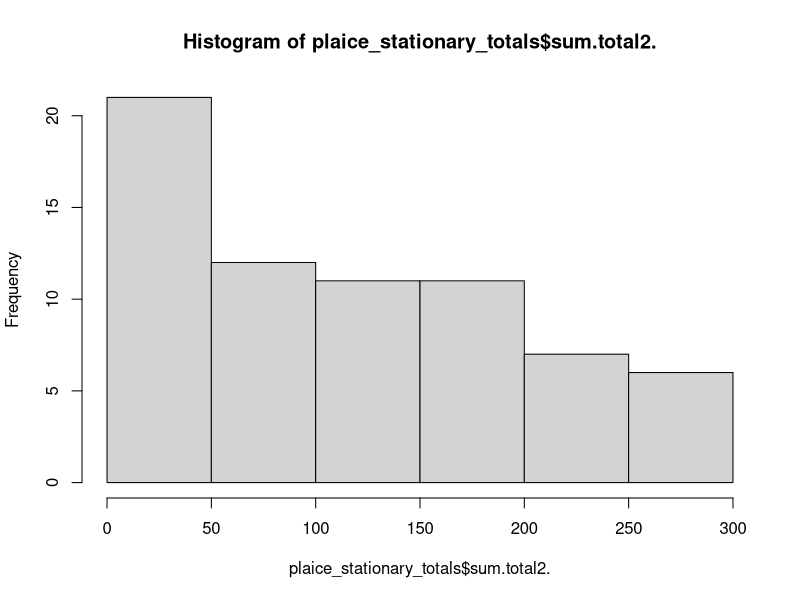
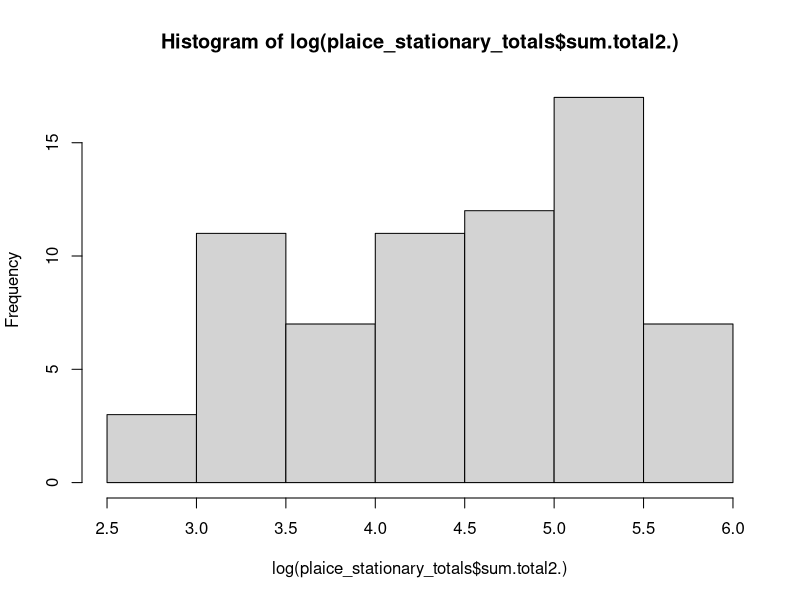
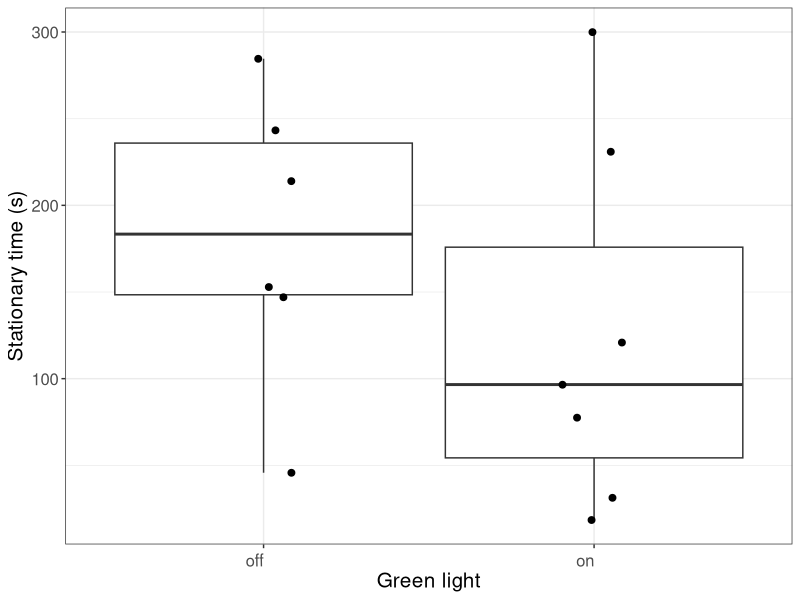
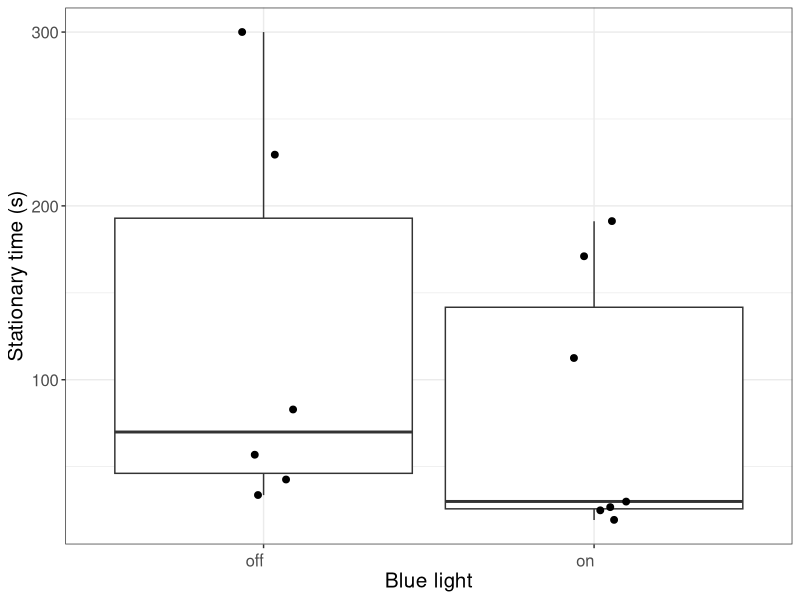
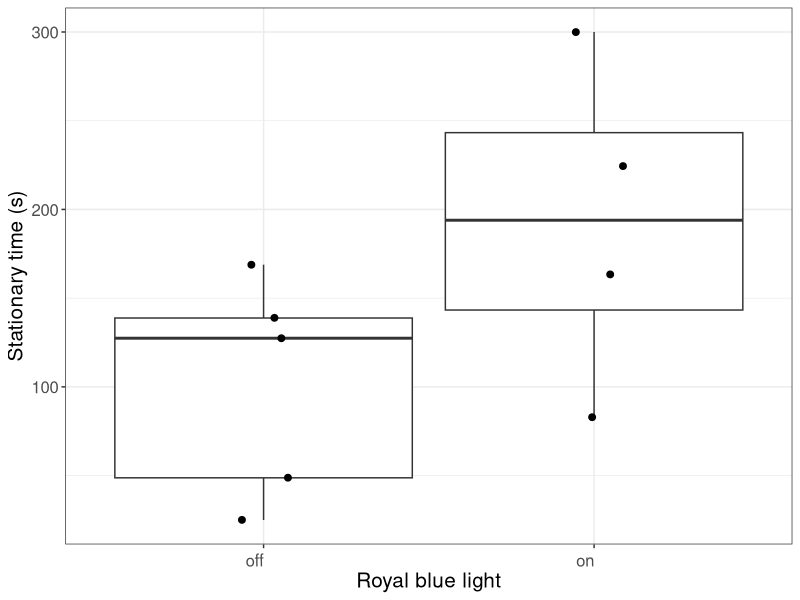
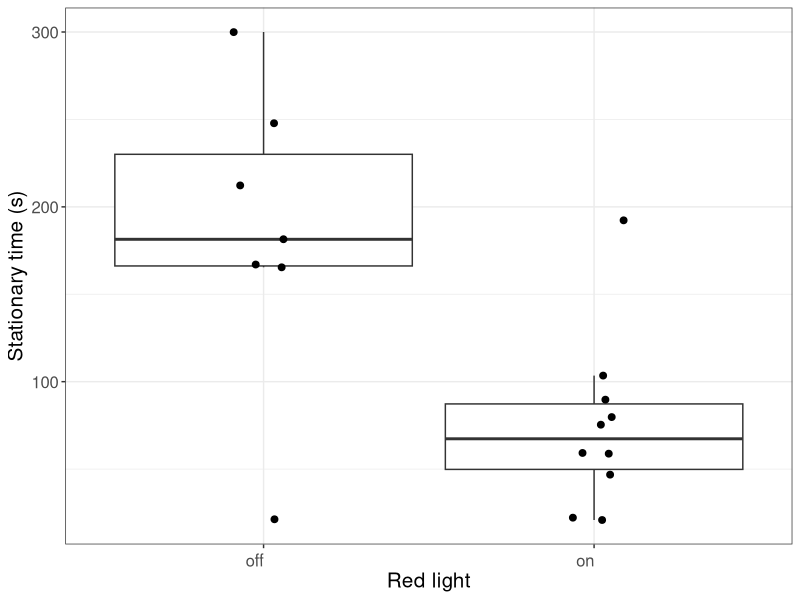
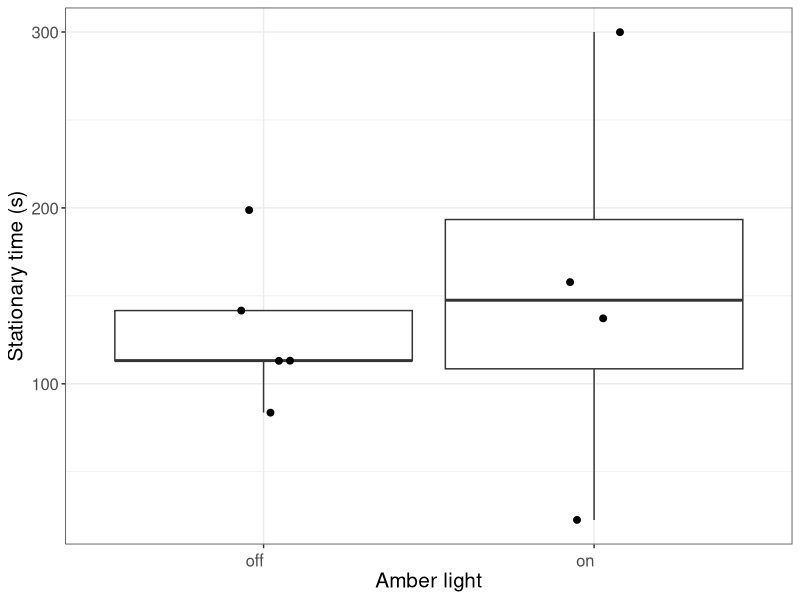
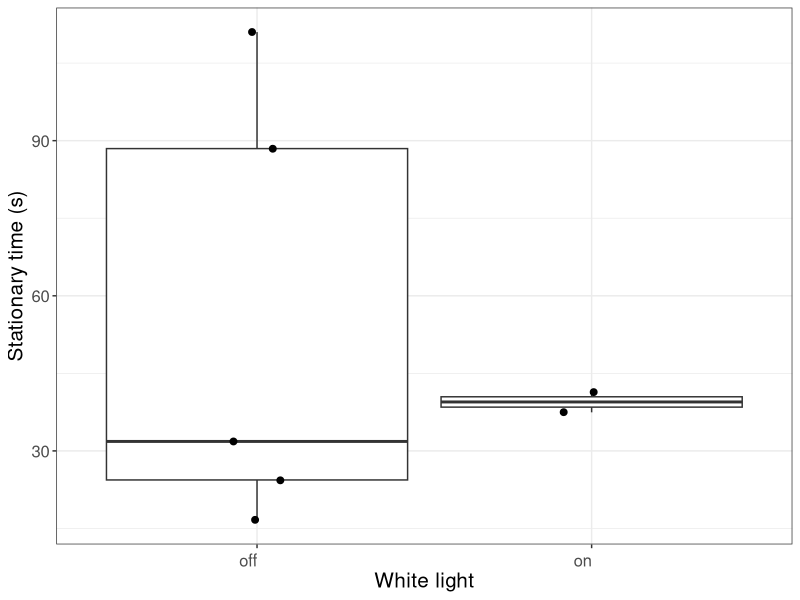

Generate these figures, in order, with R:
##Script for cleaning data from video clips of tank trials at MBA
##tank trials took place between 13th May 2021 and 23rd August 2021
##Consisted of testing 14 plaice
#The tank was 2.5m by 170cm tank, with a blue fabric background and sand/sediment bottom
##subjected fish to light (around 50 watts**, a single LED made by SafetyNet Technologies)for 5 minutes, with 5 mins of no light immediately before
##6 light colours were used - blue, red, green, white, amber, royal blue 
##repeated for continuous and flashing light (8hz)
##one light was at either end of the tank - and I alternated between which side was switched on to rule out a tank-side bias 
##therefore, the light that was not  being switched on at one end of the tank was the control light
##videos analysed to see how fish responded to light, and whether certain colours influenced type of response)
#Behaviour types: 
#Behaviour types: 
#stationary_(light or control) = fish stationary for at least 15 seconds
#stationary_(light or control)_stop = fish starts to move again
##each behaviour was also characterised as either _on or _off 

##out of 14 plaice, only 5 moved (and subsequently only 5 have been analysed, as the other 9 did not move the entire trial)
library(dplyr)
library(ggplot2)
library(ggpubr)
#setwd
plaice_stationary<-read.csv("plaice_stationary.csv")
plaice_stationary2<-plaice_stationary[,-(1)]   

##trials where plaice were stationary entire time
stat_totes<-plaice_stationary2%>% group_by(trial_number, light_colour, light_type) %>%
  filter(time[2]>= 590 & time[1]<=16)
stat_total<- split(stat_totes, paste0(stat_totes$trial_number,sep="_", stat_totes$light_type, sep="_", stat_totes$light_colour))
#10 trials discouted-stationary whole trial
##plus the 9 trials that I didnt include in data sheet (where plaice didnt move)
#9*6
#54*2
#108 trials altogether, plus 10 trials
108+10
##118
##get rid of trials that were stationary the whole time (each trial less than 2 and first value in time column less than 16 seconds are deleted)
stat_filter<-plaice_stationary2%>% group_by(trial_number, light_colour, light_type) %>%
  filter(!(n() <= 2 & time[1]<=16))
###list to see diff group numbers
stat_filter2<-stat_filter%>% group_by(trial_number, light_colour, light_type) %>%
  filter(!(n() <= 1))
trials<- split(stat_filter2, paste0(stat_filter2$trial_number,sep="_", stat_filter2$light_type, sep="_", stat_filter2$light_colour))
##30 different trials that had stationary episodes, but weren't stationary for the whole trial

###Stationary totals for control and exp sides########
plaice_stationary_totals<-read.csv("stationary_total_control_exp.csv")

###Questions-
##Does light affect behaviour? - compare behaviour between 'on' and 'off' codes. 
##Does light colour affect behaviour? - compare behaviour across colours- for 'on' behaviour codes - more time stationary?
##Is there a difference in  behaviour between flashing and continuous light modes? -compare behaviour in across 2 treatments. 
##Do fish become habituated to light- 1) after initial exposure (during individual trial)? - 
#2) after whole trial period? (after exposure to all 6 colour modes)- trial number - does behaviour change depending on trial order


####data exploration#####
hist(plaice_stationary_totals$sum.total2.)
hist(log(plaice_stationary_totals$sum.total2.))
##better


##stationary totals different for on and off??###
green_time_total<-subset(plaice_stationary_totals, plaice_stationary_totals$light_colour=="green")
green_table<-green_time_total %>% 
  group_by(light_mode) %>%
  summarize_at(vars("sum.total2."), funs(mean, sd))

green_time_plot<-ggplot(green_time_total, aes(x=light_mode, y=sum.total2.)) + 
  geom_boxplot(outlier.shape = NA,position=position_dodge(width=1), width=0.9)+
  geom_point(position=position_jitter(width=0.1, height=.1), size=2)+
  labs(x = "Green light", 
       y = "Stationary time (s)")+
  theme_bw()+
  theme(axis.text.x = element_text(angle = 1, vjust = 0.5, hjust=1))+
  theme(text = element_text(size=15))+
  theme(legend.title=element_blank())+
  scale_fill_grey(start = 0.6, end = .9)
green_time_plot

blue_time_total<-subset(plaice_stationary_totals, plaice_stationary_totals$light_colour=="blue")

blue_table<-blue_time_total %>% 
  group_by(light_mode) %>%
  summarize_at(vars("sum.total2."), funs(mean, sd))

blue_time_plot<-ggplot(blue_time_total, aes(x=light_mode, y=sum.total2.)) + 
  geom_boxplot(outlier.shape = NA,position=position_dodge(width=1), width=0.9)+
  geom_point(position=position_jitter(width=0.1, height=.1), size=2)+
  labs(x = "Blue light", 
       y = "Stationary time (s)")+
  theme_bw()+
  theme(axis.text.x = element_text(angle = 1, vjust = 0.5, hjust=1))+
  theme(text = element_text(size=15))+
  theme(legend.title=element_blank())+
  scale_fill_grey(start = 0.6, end = .9)
blue_time_plot

royalblue_time_total<-subset(plaice_stationary_totals, plaice_stationary_totals$light_colour=="royalblue")

royalblue_table<-royalblue_time_total %>% 
  group_by(light_mode) %>%
  summarize_at(vars("sum.total2."), funs(mean, sd))

royalblue_time_plot<-ggplot(royalblue_time_total, aes(x=light_mode, y=sum.total2.)) + 
  geom_boxplot(outlier.shape = NA,position=position_dodge(width=1), width=0.9)+
  geom_point(position=position_jitter(width=0.1, height=.1), size=2)+
  labs(x = "Royal blue light", 
       y = "Stationary time (s)")+
  theme_bw()+
  theme(axis.text.x = element_text(angle = 1, vjust = 0.5, hjust=1))+
  theme(text = element_text(size=15))+
  theme(legend.title=element_blank())+
  scale_fill_grey(start = 0.6, end = .9)
royalblue_time_plot

red_time_total<-subset(plaice_stationary_totals, plaice_stationary_totals$light_colour=="red")

red_table<-red_time_total %>% 
  group_by(light_mode, light_type) %>%
  summarize_at(vars("sum.total2."), funs(mean, sd))

red_time_plot<-ggplot(red_time_total, aes(x=light_mode, y=sum.total2.)) + 
  geom_boxplot(outlier.shape = NA,position=position_dodge(width=1), width=0.9)+
  geom_point(position=position_jitter(width=0.1, height=.1), size=2)+
  labs(x = "Red light", 
       y = "Stationary time (s)")+
  theme_bw()+
  theme(axis.text.x = element_text(angle = 1, vjust = 0.5, hjust=1))+
  theme(text = element_text(size=15))+
  theme(legend.title=element_blank())+
  scale_fill_grey(start = 0.6, end = .9)
red_time_plot

amber_time_total<-subset(plaice_stationary_totals, plaice_stationary_totals$light_colour=="amber")

amber_table<-amber_time_total %>% 
  group_by(light_mode, light_type) %>%
  summarize_at(vars("sum.total2."), funs(mean, sd))

amber_time_plot<-ggplot(amber_time_total, aes(x=light_mode, y=sum.total2.)) + 
  geom_boxplot(outlier.shape = NA,position=position_dodge(width=1), width=0.9)+
  geom_point(position=position_jitter(width=0.1, height=.1), size=2)+
  labs(x = "Amber light", 
       y = "Stationary time (s)")+
  theme_bw()+
  theme(axis.text.x = element_text(angle = 1, vjust = 0.5, hjust=1))+
  theme(text = element_text(size=15))+
  theme(legend.title=element_blank())+
  scale_fill_grey(start = 0.6, end = .9)
amber_time_plot

white_time_total<-subset(plaice_stationary_totals, plaice_stationary_totals$light_colour=="white")

white_table<-white_time_total %>% 
  group_by(light_mode, light_type) %>%
  summarize_at(vars("sum.total2."), funs(mean, sd))

white_time_plot<-ggplot(white_time_total, aes(x=light_mode, y=sum.total2.)) + 
  geom_boxplot(outlier.shape = NA,position=position_dodge(width=1), width=0.9)+
  geom_point(position=position_jitter(width=0.1, height=.1), size=2)+
  labs(x = "White light", 
       y = "Stationary time (s)")+
  theme_bw()+
  theme(axis.text.x = element_text(angle = 1, vjust = 0.5, hjust=1))+
  theme(text = element_text(size=15))+
  theme(legend.title=element_blank())+
  scale_fill_grey(start = 0.6, end = .9)
white_time_plot

###opposites in royal blue and red, others not a clear pattern

##experimental or control??
amber_ec<-ggplot(amber_time_total, aes(x=light_mode, y=sum.total2., shape=light_type)) + 
  geom_boxplot(outlier.shape = NA,position=position_dodge(width=1), width=0.9)+
  geom_point(position=position_jitterdodge(dodge.width=1))+
  scale_shape_manual(values = c(1, 17),labels=c('Continuous', 'Flashing'))+
  labs(x = "Amber light", 
       y = "Stationary time (s)")+
  theme_bw()+
  theme(axis.text.x = element_text(angle = 1, vjust = 0.5, hjust=1))+
  theme(legend.title=element_blank())+
  theme(text = element_text(size=11))+
  scale_fill_grey(start = 0.6, end = .9)
amber_ec

green_ec<-ggplot(green_time_total, aes(x=light_mode, y=sum.total2., shape=control_light)) + 
  geom_boxplot(outlier.shape = NA,position=position_dodge(width=1), width=0.9)+
  geom_point(position=position_jitterdodge(dodge.width=1))+
  scale_shape_manual(values = c(1, 17),labels=c('Control', 'Experimental'))+
  labs(x = "Green light", 
       y = "Stationary time (s)")+
  theme_bw()+
  theme(axis.text.x = element_text(angle = 1, vjust = 0.5, hjust=1))+
  theme(legend.title=element_blank())+
  theme(text = element_text(size=11))+
  scale_fill_grey(start = 0.6, end = .9)
green_ec

blue_ec<-ggplot(blue_time_total, aes(x=light_mode, y=sum.total2., shape=control_light)) + 
  geom_boxplot(outlier.shape = NA,position=position_dodge(width=1), width=0.9)+
  geom_point(position=position_jitterdodge(dodge.width=1))+
  scale_shape_manual(values = c(1, 17),labels=c('Control', 'Experimental'))+
  labs(x = "Blue light", 
       y = "Stationary time (s)")+
  theme_bw()+
  theme(axis.text.x = element_text(angle = 1, vjust = 0.5, hjust=1))+
  theme(legend.title=element_blank())+
  theme(text = element_text(size=11))+
  scale_fill_grey(start = 0.6, end = .9)
blue_ec

white_ec<-ggplot(white_time_total, aes(x=light_mode, y=sum.total2., shape=control_light)) + 
  geom_boxplot(outlier.shape = NA,position=position_dodge(width=1), width=0.9)+
  geom_point(position=position_jitterdodge(dodge.width=1))+
  scale_shape_manual(values = c(1, 17),labels=c('Control', 'Experimental'))+
  labs(x = "Whitelight", 
       y = "Stationary time (s)")+
  theme_bw()+
  theme(axis.text.x = element_text(angle = 1, vjust = 0.5, hjust=1))+
  theme(legend.title=element_blank())+
  theme(text = element_text(size=11))+
  scale_fill_grey(start = 0.6, end = .9)
white_ec

red_ec<-ggplot(red_time_total, aes(x=light_mode, y=sum.total2., shape=control_light)) + 
  geom_boxplot(outlier.shape = NA,position=position_dodge(width=1), width=0.9)+
  geom_point(position=position_jitterdodge(dodge.width=1))+
  scale_shape_manual(values = c(1, 17),labels=c('Control', 'Experimental'))+
  labs(x = "Red light", 
       y = "Stationary time (s)")+
  theme_bw()+
  theme(axis.text.x = element_text(angle = 1, vjust = 0.5, hjust=1))+
  theme(legend.title=element_blank())+
  theme(text = element_text(size=11))+
  scale_fill_grey(start = 0.6, end = .9)
red_ec

rblue_ec<-ggplot(royalblue_time_total, aes(x=light_mode, y=sum.total2., shape=control_light)) + 
  geom_boxplot(outlier.shape = NA,position=position_dodge(width=1), width=0.9)+
  geom_point(position=position_jitterdodge(dodge.width=1))+
  scale_shape_manual(values = c(1, 17),labels=c('Control', 'Experimental'))+
  labs(x = "Royal blue light", 
       y = "Stationary time (s)")+
  theme_bw()+
  theme(axis.text.x = element_text(angle = 1, vjust = 0.5, hjust=1))+
  theme(legend.title=element_blank())+
  theme(text = element_text(size=11))+
  scale_fill_grey(start = 0.6, end = .9)
rblue_ec

###not much of a pattern, large variation

##flashing or continuous differences?
amber_cf<-ggplot(amber_time_total, aes(x=light_mode, y=sum.total2., shape=light_type)) + 
  geom_boxplot(outlier.shape = NA,position=position_dodge(width=1), width=0.9)+
  geom_point(position=position_jitterdodge(dodge.width=1))+
  scale_shape_manual(values = c(1, 17),labels=c('Continuous', 'Flashing'))+
  labs(x = "Amber light", 
       y = "Stationary time (s)")+
  theme_bw()+
  theme(axis.text.x = element_text(angle = 1, vjust = 0.5, hjust=1))+
  theme(legend.title=element_blank())+
  theme(text = element_text(size=11))+
  scale_fill_grey(start = 0.6, end = .9)
amber_cf

green_cf<-ggplot(green_time_total, aes(x=light_mode, y=sum.total2., shape=control_light)) + 
  geom_boxplot(outlier.shape = NA,position=position_dodge(width=1), width=0.9)+
  geom_point(position=position_jitterdodge(dodge.width=1))+
  scale_shape_manual(values = c(1, 17),labels=c('Continuous', 'Flashing'))+
  labs(x = "Green light", 
       y = "Stationary time (s)")+
  theme_bw()+
  theme(axis.text.x = element_text(angle = 1, vjust = 0.5, hjust=1))+
  theme(legend.title=element_blank())+
  theme(text = element_text(size=11))+
  scale_fill_grey(start = 0.6, end = .9)
green_cf

blue_cf<-ggplot(blue_time_total, aes(x=light_mode, y=sum.total2., shape=control_light)) + 
  geom_boxplot(outlier.shape = NA,position=position_dodge(width=1), width=0.9)+
  geom_point(position=position_jitterdodge(dodge.width=1))+
  scale_shape_manual(values = c(1, 17),labels=c('Continuous', 'Flashing'))+
  labs(x = "Blue light", 
       y = "Stationary time (s)")+
  theme_bw()+
  theme(axis.text.x = element_text(angle = 1, vjust = 0.5, hjust=1))+
  theme(legend.title=element_blank())+
  theme(text = element_text(size=11))+
  scale_fill_grey(start = 0.6, end = .9)
blue_cf

white_cf<-ggplot(white_time_total, aes(x=light_mode, y=sum.total2., shape=control_light)) + 
  geom_boxplot(outlier.shape = NA,position=position_dodge(width=1), width=0.9)+
  geom_point(position=position_jitterdodge(dodge.width=1))+
  scale_shape_manual(values = c(1, 17),labels=c('Continuous', 'Flashing'))+
  labs(x = "Whitelight", 
       y = "Stationary time (s)")+
  theme_bw()+
  theme(axis.text.x = element_text(angle = 1, vjust = 0.5, hjust=1))+
  theme(legend.title=element_blank())+
  theme(text = element_text(size=11))+
  scale_fill_grey(start = 0.6, end = .9)
white_cf

red_cf<-ggplot(red_time_total, aes(x=light_mode, y=sum.total2., shape=control_light)) + 
  geom_boxplot(outlier.shape = NA,position=position_dodge(width=1), width=0.9)+
  geom_point(position=position_jitterdodge(dodge.width=1))+
  scale_shape_manual(values = c(1, 17),labels=c('Continuous', 'Flashing'))+
  labs(x = "Red light", 
       y = "Stationary time (s)")+
  theme_bw()+
  theme(axis.text.x = element_text(angle = 1, vjust = 0.5, hjust=1))+
  theme(legend.title=element_blank())+
  theme(text = element_text(size=11))+
  scale_fill_grey(start = 0.6, end = .9)
red_cf

rblue_cf<-ggplot(royalblue_time_total, aes(x=light_mode, y=sum.total2., shape=control_light)) + 
  geom_boxplot(outlier.shape = NA,position=position_dodge(width=1), width=0.9)+
  geom_point(position=position_jitterdodge(dodge.width=1))+
  scale_shape_manual(values = c(1, 17),labels=c('Continuous', 'Flashing'))+
  labs(x = "Royal blue light", 
       y = "Stationary time (s)")+
  theme_bw()+
  theme(axis.text.x = element_text(angle = 1, vjust = 0.5, hjust=1))+
  theme(legend.title=element_blank())+
  theme(text = element_text(size=11))+
  scale_fill_grey(start = 0.6, end = .9)
rblue_cf
###not clear pattern

############stats analysis#########
plaice_stationary_totals$LightFact <- factor(plaice_stationary_totals$LightFact, levels = c("off", "amber", "blue", "green", "red","royalblue","white"))
plaice_stationary_totals$TypeFact <- factor(plaice_stationary_totals$TypeFact, levels = c("off", "flashing", "continuous"))
plaice_stationary_totals$light_order<-as.factor(plaice_stationary_totals$light_order)
plaice_stationary_totals$type_order<-as.factor(plaice_stationary_totals$type_order)
plaice_stationary_totals$trial_number<-as.factor(plaice_stationary_totals$trial_number)
plaice_stationary_totals$light_side<-as.factor(plaice_stationary_totals$light_side)

require(lmerTest)
linear1 <- lmer(sum.total2. ~ 
                  +LightFact
                +TypeFact
                +control_light
                +light_side
                +light_order
                +type_order
                +(1|trial_number), data = plaice_stationary_totals) 
summary(linear1)

###royal blue, green, blue significant. more stationary after 5th

ggarrange(royalblue_time_plot, blue_time_plot, green_time_plot, ncol=3, nrow=1, common.legend = TRUE, legend="bottom")
